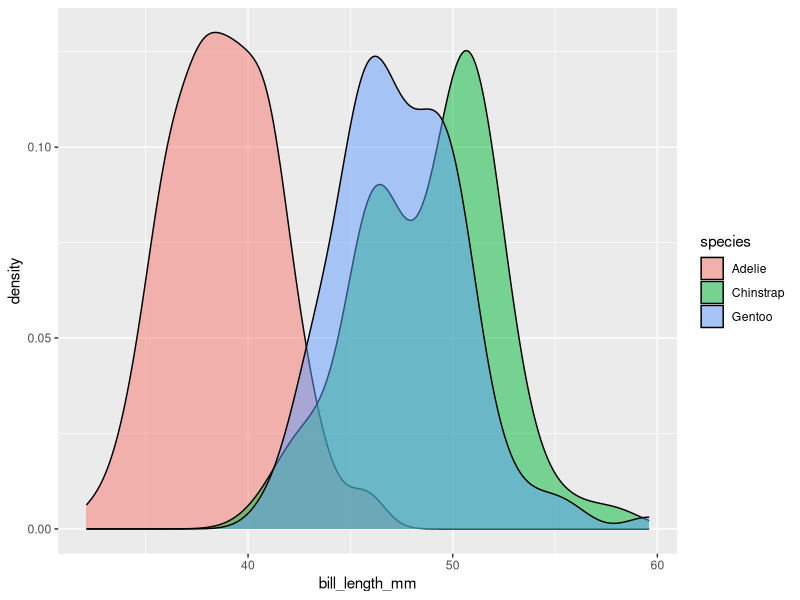

R code for this plot:
## ---- chunk 1
knitr::opts_chunk$set(echo = TRUE)
library(palmerpenguins)
library(tidyverse)
## ---- chunk 2
penguins %>%
  ggplot() +
  geom_density(mapping = aes(x = bill_length_mm, fill=species), alpha=0.5)
